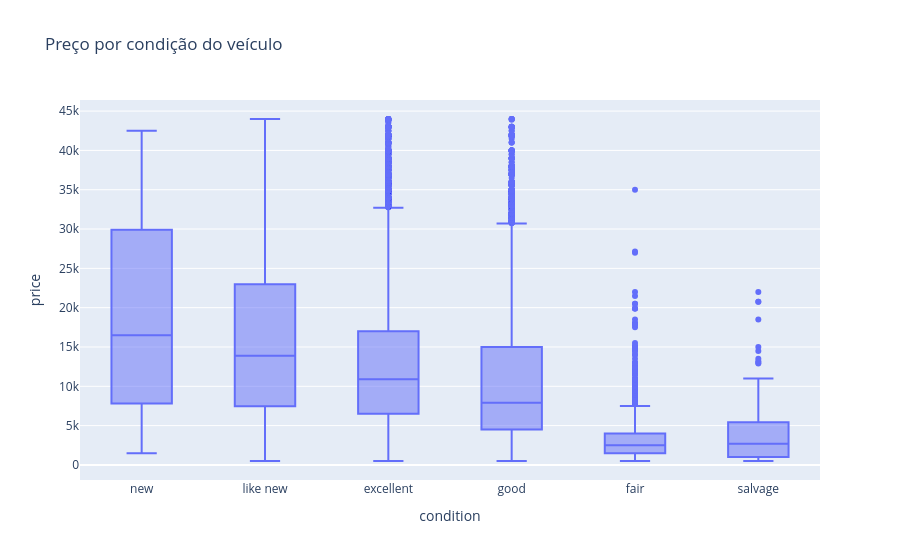

The notebook cell saved with this chart:
### Markdown cell above
## 6. Preço por categoria

### Code cell
order = ['new', 'like new', 'excellent', 'good', 'fair', 'salvage']
fig = px.box(clean, x='condition', y='price', category_orders={'condition': order},
             title='Preço por condição do veículo')
fig.show()

### Figure 1 — Plotly figure (JSON) as saved in the notebook; plotly's stock layout.template omitted (floating-point values rounded to 4 significant figures; data arrays with more than 128 entries replaced by an {"elided": "..."} marker saying what was removed)
{"data": [{"alignmentgroup": "True", "hovertemplate": "condition=%{x}<br>price=%{y}<extra></extra>", "legendgroup": "", "marker": {"color": "#636efa"}, "name": "", "notched": false, "offsetgroup": "", "orientation": "v", "showlegend": false, "type": "box", "x": {"elided": "49432 str values"}, "x0": " ", "xaxis": "x", "y": {"elided": "49432 int values"}, "y0": " ", "yaxis": "y"}], "layout": {"boxmode": "group", "legend": {"tracegroupgap": 0}, "title": {"text": "Preço por condição do veículo"}, "xaxis": {"anchor": "y", "categoryarray": ["new", "like new", "excellent", "good", "fair", "salvage"], "categoryorder": "array", "domain": [0, 1], "title": {"text": "condition"}}, "yaxis": {"anchor": "x", "domain": [0, 1], "title": {"text": "price"}}}}
